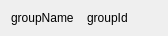
<?xml version="1.0" encoding="UTF-8"?>
<ui version="4.0">
 <class>groupMassage</class>
 <widget class="QWidget" name="groupMassage">
  <property name="geometry">
   <rect>
    <x>0</x>
    <y>0</y>
    <width>168</width>
    <height>28</height>
   </rect>
  </property>
  <property name="windowTitle">
   <string>Form</string>
  </property>
  <layout class="QHBoxLayout" name="horizontalLayout_2">
   <item>
    <layout class="QHBoxLayout" name="horizontalLayout">
     <item>
      <widget class="QLabel" name="nameLabel">
       <property name="text">
        <string>groupName</string>
       </property>
      </widget>
     </item>
     <item>
      <widget class="QLabel" name="groupidLabel">
       <property name="text">
        <string>groupId</string>
       </property>
      </widget>
     </item>
    </layout>
   </item>
  </layout>
 </widget>
 <resources/>
 <connections/>
</ui>
